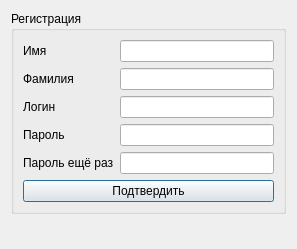
<?xml version="1.0" encoding="UTF-8"?>
<ui version="4.0">
 <class>registrationWin</class>
 <widget class="QDialog" name="registrationWin">
  <property name="geometry">
   <rect>
    <x>0</x>
    <y>0</y>
    <width>297</width>
    <height>249</height>
   </rect>
  </property>
  <property name="windowTitle">
   <string>Dialog</string>
  </property>
  <layout class="QVBoxLayout" name="verticalLayout">
   <item>
    <widget class="QGroupBox" name="groupBox">
     <property name="title">
      <string>Регистрация</string>
     </property>
     <layout class="QFormLayout" name="formLayout">
      <item row="0" column="0">
       <widget class="QLabel" name="label">
        <property name="text">
         <string>Имя</string>
        </property>
       </widget>
      </item>
      <item row="0" column="1">
       <widget class="QLineEdit" name="lineEdit_name"/>
      </item>
      <item row="1" column="1">
       <widget class="QLineEdit" name="lineEdit_surname"/>
      </item>
      <item row="2" column="1">
       <widget class="QLineEdit" name="lineEdit_login"/>
      </item>
      <item row="1" column="0">
       <widget class="QLabel" name="label_2">
        <property name="text">
         <string>Фамилия</string>
        </property>
       </widget>
      </item>
      <item row="2" column="0">
       <widget class="QLabel" name="label_3">
        <property name="text">
         <string>Логин</string>
        </property>
       </widget>
      </item>
      <item row="3" column="0">
       <widget class="QLabel" name="label_4">
        <property name="text">
         <string>Пароль</string>
        </property>
       </widget>
      </item>
      <item row="4" column="0">
       <widget class="QLabel" name="label_5">
        <property name="text">
         <string>Пароль ещё раз</string>
        </property>
       </widget>
      </item>
      <item row="3" column="1">
       <widget class="QLineEdit" name="lineEdit_pass"/>
      </item>
      <item row="4" column="1">
       <widget class="QLineEdit" name="lineEdit_pass2"/>
      </item>
      <item row="5" column="0" colspan="2">
       <widget class="QPushButton" name="pushButton">
        <property name="text">
         <string>Подтвердить</string>
        </property>
       </widget>
      </item>
     </layout>
    </widget>
   </item>
   <item>
    <widget class="QLabel" name="label_message">
     <property name="text">
      <string/>
     </property>
    </widget>
   </item>
  </layout>
 </widget>
 <resources/>
 <connections/>
</ui>
